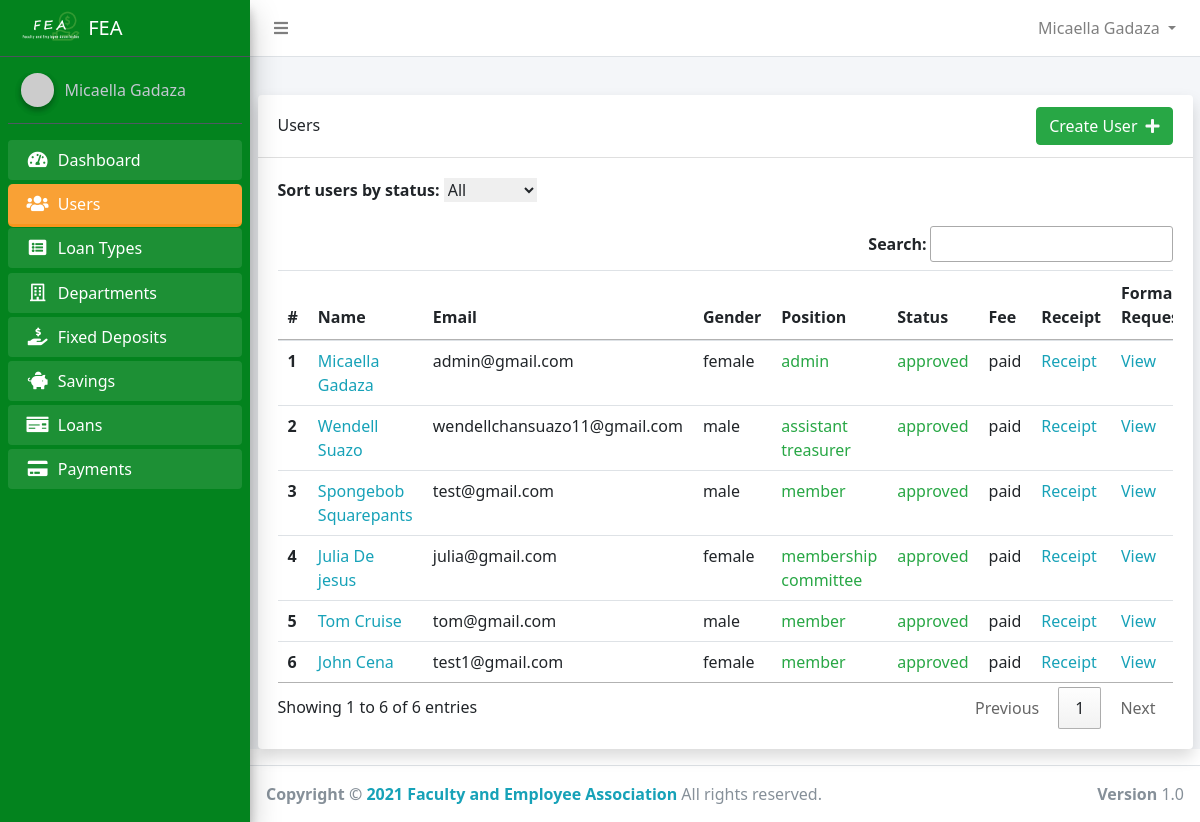
The page /admin/admin_users.php (signed in) on the database its author committed.
### tables this page shows
CREATE TABLE `users` (
  `id` int(11) NOT NULL,
  `account_number` varchar(50) NOT NULL,
  `firstname` varchar(50) NOT NULL,
  `middlename` varchar(50) NOT NULL,
  `lastname` varchar(50) NOT NULL,
  `home_address` varchar(255) NOT NULL,
  `permanent_address` varchar(255) NOT NULL,
  `gender` varchar(50) NOT NULL,
  `birth_date` varchar(255) DEFAULT NULL,
  `contact_number` varchar(50) NOT NULL,
  `email` varchar(50) NOT NULL,
  `password` varchar(50) NOT NULL,
  `position_id` int(11) DEFAULT NULL,
  `sg` int(11) NOT NULL,
  `employment_status` varchar(50) NOT NULL,
  `department_id` int(11) NOT NULL,
  `name_of_spouse` varchar(100) NOT NULL,
  `fathers_name` varchar(100) NOT NULL,
  `mothers_maiden_name` varchar(50) NOT NULL,
  `beneficiary` varchar(255) NOT NULL,
  `paid_membership` tinyint(1) NOT NULL DEFAULT 0,
  `active` tinyint(1) NOT NULL DEFAULT 0,
  `reason1` text DEFAULT NULL,
  `reason2` text DEFAULT NULL,
  `reason3` text DEFAULT NULL,
  `created_at` timestamp NOT NULL DEFAULT current_timestamp()
);

CREATE TABLE `positions` (
  `id` int(11) NOT NULL,
  `name` varchar(50) NOT NULL
);

### app/config/config.php (called while the page is built, shortened)
<?php
class Connection
{
    public $conn;
    public function __construct()
    {
        try {
            $dsn = 'mysql:host=' . HOST . ';dbname=' . DB_NAME;
            $this->conn = new PDO($dsn, USERNAME, PASSWORD);
            $this->conn->setAttribute(PDO::ATTR_DEFAULT_FETCH_MODE, PDO::FETCH_OBJ);
            $this->conn->setAttribute(PDO::ATTR_EMULATE_PREPARES, false);
        } catch (PDOException $e) {
            echo "Error!: " . $e->getMessage() . "<br/>";
            die();
        }
        return $this->conn;
    }
}

### core.php (called while the page is built, shortened)
<?php
require_once 'app/config/config.php';
require_once 'app/models/User.php';
$user = new User();

### app/models/User.php (called while the page is built, shortened)
<?php
class User extends Connection
{
    public static function Auth()
    {
        if (isset($_SESSION['id'])) {
            return true;
        } else {
            return false;
        }
    }
    public function getFullName()
    {
        if (self::Auth()) {
            $user = $this->getUser();
            return ucwords($user->firstname) . ' ' . ucwords($user->lastname);
        } else {
            return 'Guess';
        }
    }
    public function getUser()
    {
        if (self::Auth()) {
            $sql = "SELECT * FROM users WHERE id=:id AND active=1 AND paid_membership=1";
            $stmt = $this->conn->prepare($sql);
            $stmt->execute(['id' => $_SESSION['id']]);
            $user = $stmt->fetch();
            return $user;
        }
    }
}

### app/controllers/admin/UserController.php (called while the page is built, shortened)
<?php
class AdminUser extends Connection
{
    public function index($status)
    {
        if ($status === '' || $status === 'all') {
            $sql = "SELECT * FROM users";
            $stmt = $this->conn->query($sql);
            $stmt->execute();
            return $stmt->fetchAll();
        } else {
            $sql = "SELECT * FROM users WHERE active=:status";
            $stmt = $this->conn->prepare($sql);
            $stmt->execute(['status' => $status]);
            return $stmt->fetchAll();
        }
    }
    public function getPosition($id)
    {
        $sql = "SELECT * FROM positions WHERE id=:id";
        $stmt = $this->conn->prepare($sql);
        $stmt->execute(['id' => $id]);
        $position = $stmt->fetch();
        if ($position->name) {
            return $position->name;
        }
    }
}

### admin/admin_users.php (the view, shortened to what this page needs)
<?php
require_once '../core.php';
require_once  '../app/includes/admin/header.php';
$adminUser = new AdminUser();
$users = $adminUser->index('');
?>
<div class="container">
    <div class="card shadow">
        <div class="card-header d-flex align-items-center">
            <h4>Users</h4>
            <a href="admin_user_create.php" class="btn btn-success ml-auto">Create User<i class="ml-2 fas fa-plus text-light"></i></a>
        </div>
        <div class="card-body">
            <div class="table-responsive">
                <form action="<?php echo $_SERVER['PHP_SELF'] ?>" method="POST" class="ml-auto" id="sort-form">
                    <div class="form-group">
                        <label for="status">Sort users by status:</label>
                        <select name="active" id="active">
                            <option value="all">All</option>
                        </select>
                    </div>
                </form>
                <?php if ($users) : ?>
                    <table class="table" id="myTable">
                        <thead>
                            <tr>
                                <th scope="col">#</th>
                                <th scope="col">Name</th>
                                <th scope="col">Email</th>
                                <th scope="col">Gender</th>
                                <th scope="col">Position</th>
                                <th scope="col">Status</th>
                                <th scope="col">Fee</th>
                                <th scope="col">Receipt</th>
                                <th scope="col">Formal Request</th>
                            </tr>
                        </thead>
                        <tbody>
                            <?php foreach ($users as $key => $singleUser) : ?>
                                <tr class="align-items-center">
                                    <th scope="row"><?php echo $key + 1 ?></th>
                                    <td><a class="text-info" href="admin_user_detail.php?id=<?php echo $singleUser->id ?>"><?php echo ucfirst($singleUser->firstname) . ' ' . ucfirst($singleUser->lastname) ?></a></td>
                                    <td><?php echo $singleUser->email ?></td>
                                    <td><?php echo $singleUser->gender ?></td>
                                    <td>
                                        <span class="<?php echo ($adminUser->getPosition($singleUser->position_id) != 'customer') ? 'text-success' : 'text-secondary' ?> ">
                                            <?php echo $adminUser->getPosition($singleUser->position_id) ?>
                                        </span>
                                    </td>
                                    <td>
                                        <?php if ($singleUser->active) : ?>
                                            <span class="text-success">approved</span>
                                        <?php else : ?>
                                            <span class="text-danger">pending</span>
                                        <?php endif; ?>
                                    </td>
                                    <td><?php echo ($singleUser->paid_membership) ? 'paid' : 'not paid' ?></td>
                                    <td><a href="membership_receipt.php?id=<?php echo $singleUser->id ?>" class="text-info">Receipt</a></td>
                                    <td><a href="membership_request.php?id=<?php echo $singleUser->id ?>" class="text-info">View</a></td>
                                </tr>
                            <?php endforeach; ?>
                        </tbody>
                    </table>
                <?php else : ?>
                    <h2 class="text-secondary text-center">No User Yet</h2>
                <?php endif; ?>
            </div>
        </div>
    </div>
</div>
</div>
<?php require_once BASE . '/app/includes/admin/footer.php' ?>

### app/includes/admin/navbar.php (shortened to what this page needs)
<nav class="main-header navbar navbar-expand navbar-white navbar-light">
    <ul class="navbar-nav" style="width:100%;">
        <li class="nav-item">
            <a class="nav-link" data-widget="pushmenu" href="#" role="button"><i class="fas fa-bars"></i></a>
        </li>
        <li class="nav-item dropdown" style="margin-left:auto">
            <a id="navbarDropdown" class="nav-link dropdown-toggle" href="#" role="button" data-toggle="dropdown" aria-haspopup="true" aria-expanded="false" v-pre>
                <?php echo $user->getFullName() ?>
            </a>
        </li>
    </ul>
</nav>

### app/includes/admin/sidebar.php (shortened to what this page needs)
<div class="sidebar">
    <div class="user-panel mt-3 pb-3 mb-3 d-flex">
        <div class="image">
            <img src="https://ui-avatars.com/api/?name=<?php echo $user->getFullName() ?>" class="img-circle elevation-2" alt="User Image">
        </div>
        <div class="info">
            <a href="" class="d-block"><?php echo $user->getFullName() ?></a>
        </div>
    </div>
    <nav class="mt-2">
        <ul class="nav nav-pills nav-sidebar flex-column" data-widget="treeview" role="menu" data-accordion="false">
            <?php if ($_SESSION['position_id'] == 1) : ?>
                <li class="nav-item menu-open
                <?php echo (strpos(CURRENT_URL, 'dashboard') !== false) ? 'active' : '' ?>
                ">
                    <a href="<?php echo BASE_URL . '/admin/dashboard.php' ?>" class="nav-link">
                        <i class="nav-icon fas fa-tachometer-alt"></i>
                        <p>
                            Dashboard
                        </p>
                    </a>
                </li>
                <li class="nav-item menu-open
            <?php echo (strpos(CURRENT_URL, 'admin_user') !== false) ? 'active' : '' ?>
            ">
                    <a href="<?php echo BASE_URL . 'admin/admin_users.php' ?>" class="nav-link">
                        <i class="nav-icon fas fa-users"></i>
                        <p>
                            Users
                        </p>
                    </a>
                </li>
                <li class="nav-item menu-open
            <?php echo (strpos(CURRENT_URL, 'type') !== false) ? 'active' : '' ?>
            ">
                    <a href="<?php echo BASE_URL . 'admin/types.php' ?>" class="nav-link ">
                        <i class="nav-icon fa fa-list-alt"></i>
                        <p>
                            Loan Types
                        </p>
                    </a>
                </li>
                <li class="nav-item menu-open
            <?php echo (strpos(CURRENT_URL, 'department') !== false) ? 'active' : '' ?>
            ">
                    <a href="<?php echo BASE_URL . 'admin/departments.php' ?>" class="nav-link">
                        <i class="nav-icon far fa-building"></i>
                        <p>
                            Departments
                        </p>
                    </a>
                </li>
                <li class="nav-item menu-open
            <?php echo (strpos(CURRENT_URL, 'deposit') !== false) ? 'active' : '' ?>
            ">
                    <a href="<?php echo BASE_URL . 'admin/fixed_deposits.php' ?>" class="nav-link">
                        <i class="nav-icon fas fa-hand-holding-usd"></i>
                        <p>
                            Fixed Deposits
                        </p>
                    </a>
                </li>
                <li class="nav-item menu-open
            <?php echo (strpos(CURRENT_URL, 'saving') !== false) ? 'active' : '' ?>
            ">
                    <a href="<?php echo BASE_URL . 'admin/savings.php' ?>" class="nav-link">
                        <i class="nav-icon fas fa-piggy-bank"></i>
                        <p>
                            Savings
                        </p>
                    </a>
                </li>
                <li class="nav-item menu-open
            <?php echo (strpos(CURRENT_URL, 'admin/loan') !== false) ? 'active' : '' ?>
            ">
                    <a href="<?php echo BASE_URL . 'admin/loans.php' ?>" class=" nav-link ">
                        <i class="nav-icon fas fa-money-check"></i>
                        <p>
                            Loans
                        </p>
                    </a>
                </li>
                <li class="nav-item menu-open
            <?php echo (strpos(CURRENT_URL, 'payment') !== false) ? 'active' : '' ?>
            ">
                    <a href="<?php echo BASE_URL . 'admin/payments.php' ?>" class=" nav-link ">
                        <i class="nav-icon fas fa-credit-card"></i>
                        <p>
                            Payments
                        </p>
                    </a>
                </li>
            <?php endif ?>
        </ul>
    </nav>
</div>

### assets/admin/css/admin.css (style rules this page uses)
.sidebar { background: rgb(3, 131, 30); }
.menu-open { margin-bottom: 1px !important; }
.active { background: #f8961e; border-radius: 5px; }

### rows shown on the page
users: $user->getFullName() "Micaella Gadaza", firstname "Micaella", lastname "Gadaza", email "admin@gmail.com", gender "female", position.name "admin", active "approved", paid_membership "paid"
users: firstname "Wendell", lastname "Suazo", email "wendellchansuazo11@gmail.com", gender "male", position.name "assistant treasurer", active "approved", paid_membership "paid"
users: firstname "Spongebob", lastname "Squarepants", email "test@gmail.com", gender "male", position.name "member", active "approved", paid_membership "paid"
users: firstname "Julia", lastname "De jesus", email "julia@gmail.com", gender "female", position.name "membership committee", active "approved", paid_membership "paid"
users: firstname "Tom", lastname "Cruise", email "tom@gmail.com", gender "male", position.name "member", active "approved", paid_membership "paid"
users: firstname "John", lastname "Cena", email "test1@gmail.com", gender "female", position.name "member", active "approved", paid_membership "paid"
